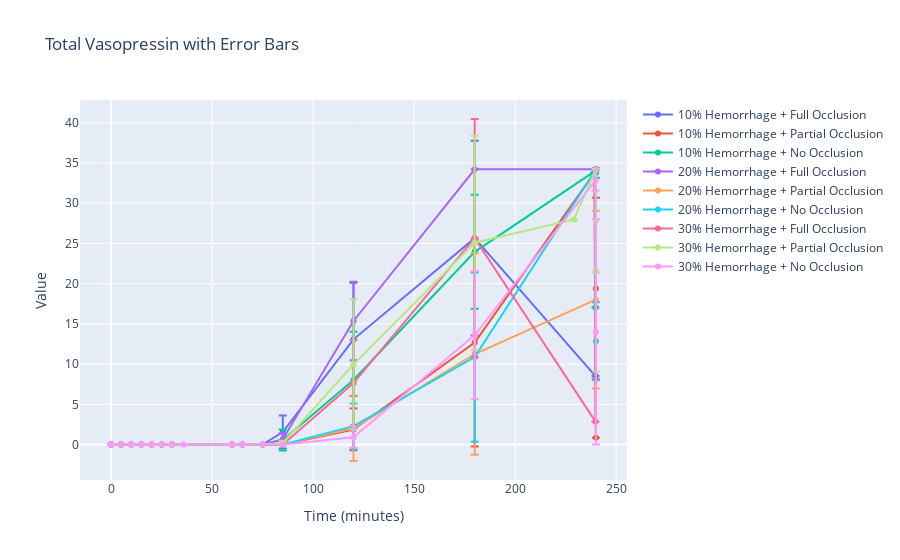
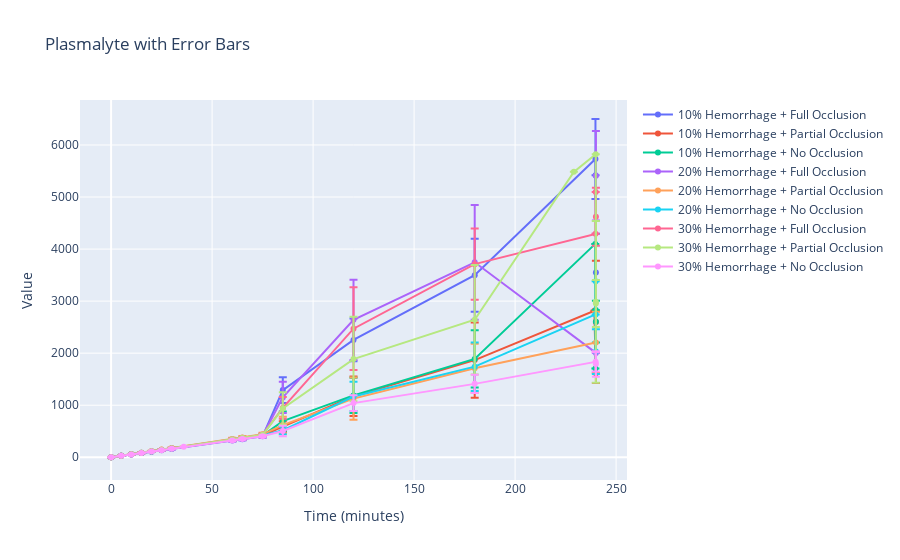
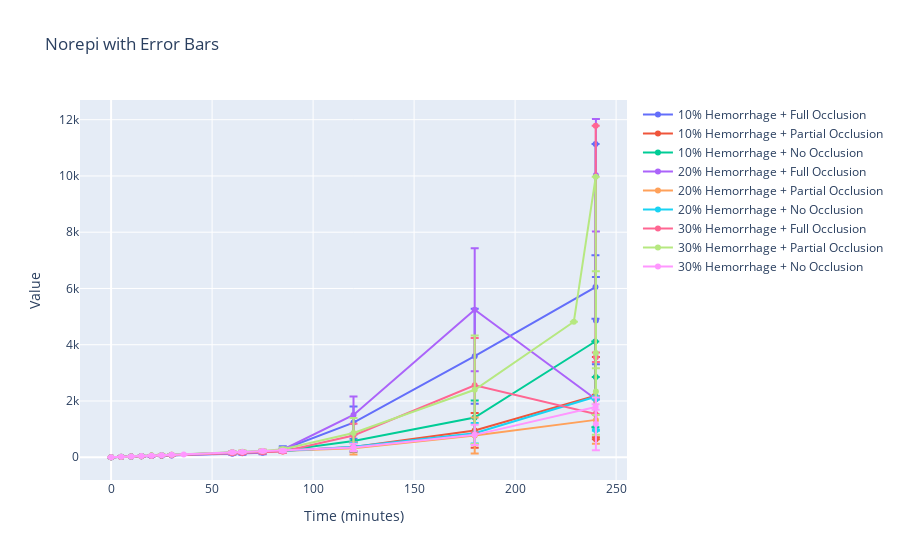

These figures' notebook cell, in order:
### Code cell
import pandas as pd
import plotly.graph_objects as go
import numpy as np

# Read the categorization data from 'Experiment Tracker.xlsx'
df = pd.read_excel('Experiment Tracker.xlsx', sheet_name=['T30 categorization', 'T60 categorization'])

# Categorization at time=30
group_10 = set(df['T30 categorization']['Group_10'].dropna())
group_20 = set(df['T30 categorization']['Group_20'].dropna())
group_30 = set(df['T30 categorization']['Group_30'].dropna())

# Categorization at time=60
full_occlusion = set(df['T60 categorization']['Full_Occlusion'].dropna())
partial_occlusion = set(df['T60 categorization']['Partial_Occlusion'].dropna())
no_occlusion = set(df['T60 categorization']['No_Occlusion'].dropna())

# Find overlapping subjects for each combination at time=60
hemorrhage_10_full_occlusion = group_10.intersection(full_occlusion)
hemorrhage_10_partial_occlusion = group_10.intersection(partial_occlusion)
hemorrhage_10_no_occlusion = group_10.intersection(no_occlusion)

hemorrhage_20_full_occlusion = group_20.intersection(full_occlusion)
hemorrhage_20_partial_occlusion = group_20.intersection(partial_occlusion)
hemorrhage_20_no_occlusion = group_20.intersection(no_occlusion)

hemorrhage_30_full_occlusion = group_30.intersection(full_occlusion)
hemorrhage_30_partial_occlusion = group_30.intersection(partial_occlusion)
hemorrhage_30_no_occlusion = group_30.intersection(no_occlusion)

# Now load the Excel file containing the main data (processed data)
file_path = "Processed_Data_with_Vasopressin.xlsx"
xls = pd.ExcelFile(file_path)

# Filter sheets that start with "ERNE" and not "ERDE"
erne_sheets = [sheet for sheet in xls.sheet_names if sheet.startswith("ERNE")]

# Dictionary to store dynamically generated variables
data_dict = {}

# Loop through the filtered sheets and store them in the dictionary
for sheet in erne_sheets:
    new_sheet_name = sheet.replace("-", "")
    df = xls.parse(sheet)
    required_columns = ["Time", "Total Vasopressin", "Plasmalyte", "Norepi"]
    df = df[required_columns]
    # Remove rows where 'Time' is greater than 240
    df = df[df["Time"] <= 240]
    data_dict[new_sheet_name] = df

# Define a function to manually calculate standard deviation for each group combination
def calculate_mean_and_std(group_data, time_col='Time', value_col='Total Vasopressin'):
    """
    Calculate the mean and standard deviation for a given group.
    """
    group_values = []
    times = []
    
    # Aggregating data for each time point
    for group in group_data:
        if group in data_dict:
            df = data_dict[group]
            group_times = df[time_col].unique()  # Time points
            for time in group_times:
                group_at_time = df[df[time_col] == time]
                group_values.extend(group_at_time[value_col].tolist())
                times.extend([time] * len(group_at_time[value_col]))

    # Calculate mean and standard deviation for each time point
    unique_times = sorted(set(times))
    means = []
    std_devs = []
    
    for time in unique_times:
        values_at_time = [group_values[i] for i, t in enumerate(times) if t == time]
        means.append(np.mean(values_at_time))
        std_devs.append(np.std(values_at_time))  # Standard deviation

    return unique_times, means, std_devs

# Create combined groups (time=60 categorization)
group_combinations = {
    "10% Hemorrhage + Full Occlusion": hemorrhage_10_full_occlusion,
    "10% Hemorrhage + Partial Occlusion": hemorrhage_10_partial_occlusion,
    "10% Hemorrhage + No Occlusion": hemorrhage_10_no_occlusion,
    "20% Hemorrhage + Full Occlusion": hemorrhage_20_full_occlusion,
    "20% Hemorrhage + Partial Occlusion": hemorrhage_20_partial_occlusion,
    "20% Hemorrhage + No Occlusion": hemorrhage_20_no_occlusion,
    "30% Hemorrhage + Full Occlusion": hemorrhage_30_full_occlusion,
    "30% Hemorrhage + Partial Occlusion": hemorrhage_30_partial_occlusion,
    "30% Hemorrhage + No Occlusion": hemorrhage_30_no_occlusion,
}

# Prepare data for plotting (for 'Total Vasopressin')
traces_vasopressin = []
for group_name, group_data in group_combinations.items():
    if group_data:  # Only calculate if there is data
        times, means, std_devs = calculate_mean_and_std(group_data, value_col='Total Vasopressin')
        
        # Add to the plot
        traces_vasopressin.append(go.Scatter(
            x=times, y=means,
            mode='lines+markers',
            name=group_name,
            error_y=dict(type='data', array=std_devs, visible=True),  # Error bars (Standard Deviation)
            line=dict(width=2),
            marker=dict(size=6)
        ))

# Prepare data for plotting (for 'Plasmalyte')
traces_plasmalyte = []
for group_name, group_data in group_combinations.items():
    if group_data:  # Only calculate if there is data
        times, means, std_devs = calculate_mean_and_std(group_data, value_col='Plasmalyte')
        
        # Add to the plot
        traces_plasmalyte.append(go.Scatter(
            x=times, y=means,
            mode='lines+markers',
            name=group_name,
            error_y=dict(type='data', array=std_devs, visible=True),  # Error bars (Standard Deviation)
            line=dict(width=2),
            marker=dict(size=6)
        ))

# Prepare data for plotting (for 'Norepi')
traces_norepi = []
for group_name, group_data in group_combinations.items():
    if group_data:  # Only calculate if there is data
        times, means, std_devs = calculate_mean_and_std(group_data, value_col='Norepi')
        
        # Add to the plot
        traces_norepi.append(go.Scatter(
            x=times, y=means,
            mode='lines+markers',
            name=group_name,
            error_y=dict(type='data', array=std_devs, visible=True),  # Error bars (Standard Deviation)
            line=dict(width=2),
            marker=dict(size=6)
        ))

# Create layout for the graphs
layout = go.Layout(
    title="Pooled Averages of Parameters for Different Group Combinations",
    xaxis=dict(title='Time (minutes)'),
    yaxis=dict(title='Value'),
    showlegend=True
)

# Create the figure for Total Vasopressin
fig_vasopressin = go.Figure(data=traces_vasopressin, layout=layout)
fig_vasopressin.update_layout(title='Total Vasopressin with Error Bars')

# Create the figure for Plasmalyte
fig_plasmalyte = go.Figure(data=traces_plasmalyte, layout=layout)
fig_plasmalyte.update_layout(title='Plasmalyte with Error Bars')

# Create the figure for Norepi
fig_norepi = go.Figure(data=traces_norepi, layout=layout)
fig_norepi.update_layout(title='Norepi with Error Bars')

# Show the figures
fig_vasopressin.show()
fig_plasmalyte.show()
fig_norepi.show()

### Figure 1 — Plotly figure (JSON) as saved in the notebook; plotly's stock layout.template omitted (floating-point values rounded to 4 significant figures)
{"data": [{"error_y": {"array": [0, 0, 0, 0, 0, 0, 0, 0, 0, 0, 2.058, 7.034, 12.09, 0, 0, 0], "type": "data", "visible": true}, "line": {"width": 2}, "marker": {"size": 6}, "mode": "lines+markers", "name": "10% Hemorrhage + Full Occlusion", "type": "scatter", "x": [0, 5, 10, 15, 20, 25, 30, 60, 65, 75, 85, 120, 180, 239.8, 239.8, 240], "y": [0, 0, 0, 0, 0, 0, 0, 0, 0, 0, 1.568, 13.08, 25.65, 8.519, 34.1, 34.2]}, {"error_y": {"array": [0, 0, 0, 0, 0, 0, 0, 0, 0, 0, 0, 2.595, 12.91, 0, 0, 11.27], "type": "data", "visible": true}, "line": {"width": 2}, "marker": {"size": 6}, "mode": "lines+markers", "name": "10% Hemorrhage + Partial Occlusion", "type": "scatter", "x": [0, 5, 10, 15, 20, 25, 30, 60, 65, 75, 85, 120, 180, 239.2, 240.0, 240], "y": [0, 0, 0, 0, 0, 0, 0, 0, 0, 0, 0, 1.883, 12.67, 33.76, 0.8645, 19.39]}, {"error_y": {"array": [0, 0, 0, 0, 0, 0, 0, 0, 0, 0, 1.299, 6.002, 7.076, 0, 0, 0, 0.5867], "type": "data", "visible": true}, "line": {"width": 2}, "marker": {"size": 6}, "mode": "lines+markers", "name": "10% Hemorrhage + No Occlusion", "type": "scatter", "x": [0, 5, 10, 15, 20, 25, 30, 60, 65, 75, 85, 120, 180, 239.7, 239.8, 239.9, 240], "y": [0, 0, 0, 0, 0, 0, 0, 0, 0, 0, 0.5811, 8.027, 23.96, 34.02, 17.03, 34.16, 33.74]}, {"error_y": {"array": [0, 0, 0, 0, 0, 0, 0, 0, 0, 0, 0.7302, 4.874, 7.105e-15, 0, 0], "type": "data", "visible": true}, "line": {"width": 2}, "marker": {"size": 6}, "mode": "lines+markers", "name": "20% Hemorrhage + Full Occlusion", "type": "scatter", "x": [0, 5, 10, 15, 20, 25, 30, 60, 65, 75, 85, 120, 180, 240.0, 240], "y": [0, 0, 0, 0, 0, 0, 0, 0, 0, 0, 0.6785, 15.36, 34.2, 34.19, 34.2]}, {"error_y": {"array": [0, 0, 0, 0, 0, 0, 0, 0, 0, 0, 0, 4.072, 12.52, 11.05], "type": "data", "visible": true}, "line": {"width": 2}, "marker": {"size": 6}, "mode": "lines+markers", "name": "20% Hemorrhage + Partial Occlusion", "type": "scatter", "x": [0, 5, 10, 15, 20, 25, 30, 60, 65, 75, 85, 120, 180, 240], "y": [0, 0, 0, 0, 0, 0, 0, 0, 0, 0, 0, 2.036, 11.26, 18.01]}, {"error_y": {"array": [0, 0, 0, 0, 0, 0, 0, 0, 0, 0, 0, 2.826, 10.51, 0, 0, 4.836], "type": "data", "visible": true}, "line": {"width": 2}, "marker": {"size": 6}, "mode": "lines+markers", "name": "20% Hemorrhage + No Occlusion", "type": "scatter", "x": [0, 5, 10, 15, 20, 25, 30, 60, 65, 75, 85, 120, 180, 239.9, 239.9, 240], "y": [0, 0, 0, 0, 0, 0, 0, 0, 0, 0, 0, 2.294, 10.88, 34.12, 34.13, 12.84]}, {"error_y": {"array": [0, 0, 0, 0, 0, 0, 0, 0, 0, 0, 0, 5.312, 14.81, 0, 0, 0], "type": "data", "visible": true}, "line": {"width": 2}, "marker": {"size": 6}, "mode": "lines+markers", "name": "30% Hemorrhage + Full Occlusion", "type": "scatter", "x": [0, 5, 10, 15, 20, 25, 30, 60, 65, 75, 85, 120, 180, 239.8, 239.9, 240], "y": [0, 0, 0, 0, 0, 0, 0, 0, 0, 0, 0, 7.653, 25.65, 2.852, 34.14, 34.2]}, {"error_y": {"array": [0, 0, 0, 0, 0, 0, 0, 0, 0, 0, 0.2957, 8.091, 13.3, 0, 0, 12.54, 6.41], "type": "data", "visible": true}, "line": {"width": 2}, "marker": {"size": 6}, "mode": "lines+markers", "name": "30% Hemorrhage + Partial Occlusion", "type": "scatter", "x": [0, 5, 10, 15, 20, 25, 30, 60, 65, 75, 85, 120, 180, 229.1, 239.9, 240.0, 240], "y": [0, 0, 0, 0, 0, 0, 0, 0, 0, 0, 0.1987, 9.973, 25.08, 27.98, 34.15, 21.64, 27.79]}, {"error_y": {"array": [0, 0, 0, 0, 0, 0, 0, 0, 0, 0, 0, 0, 1.32, 7.966, 1.264, 14.0], "type": "data", "visible": true}, "line": {"width": 2}, "marker": {"size": 6}, "mode": "lines+markers", "name": "30% Hemorrhage + No Occlusion", "type": "scatter", "x": [0, 5, 10, 15, 20, 25, 30, 35.95, 60, 65, 75, 85, 120, 180, 239.8, 240], "y": [0, 0, 0, 0, 0, 0, 0, 0, 0, 0, 0, 0, 0.9191, 13.61, 32.85, 14.0]}], "layout": {"showlegend": true, "title": {"text": "Total Vasopressin with Error Bars"}, "xaxis": {"title": {"text": "Time (minutes)"}}, "yaxis": {"title": {"text": "Value"}}}}

### Figure 2 — Plotly figure (JSON) as saved in the notebook; plotly's stock layout.template omitted (floating-point values rounded to 4 significant figures)
{"data": [{"error_y": {"array": [0, 1.659, 3.316, 4.974, 6.633, 8.291, 9.95, 19.9, 21.56, 25.63, 245.5, 409.8, 700.6, 769.5, 0, 743.5], "type": "data", "visible": true}, "line": {"width": 2}, "marker": {"size": 6}, "mode": "lines+markers", "name": "10% Hemorrhage + Full Occlusion", "type": "scatter", "x": [0, 5, 10, 15, 20, 25, 30, 60, 65, 75, 85, 120, 180, 239.8, 239.8, 240], "y": [0, 26.71, 53.43, 80.14, 106.9, 133.6, 160.3, 320.6, 347.3, 403.0, 1290.0, 2255.0, 3498.0, 5730.0, 5417.0, 3549.0]}, {"error_y": {"array": [0, 1.734, 3.461, 5.193, 6.927, 8.658, 10.39, 20.78, 22.51, 25.97, 105.0, 379.2, 724.9, 0, 0, 1175.0], "type": "data", "visible": true}, "line": {"width": 2}, "marker": {"size": 6}, "mode": "lines+markers", "name": "10% Hemorrhage + Partial Occlusion", "type": "scatter", "x": [0, 5, 10, 15, 20, 25, 30, 60, 65, 75, 85, 120, 180, 239.2, 240.0, 240], "y": [0, 27.95, 55.89, 83.83, 111.8, 139.7, 167.7, 335.3, 363.3, 419.2, 588.9, 1172.0, 1866.0, 2815.0, 1613.0, 2600.0]}, {"error_y": {"array": [0, 1.109, 2.221, 3.33, 4.44, 5.548, 6.66, 13.78, 14.88, 17.08, 183.1, 338.7, 549.4, 0, 0, 0, 400.6], "type": "data", "visible": true}, "line": {"width": 2}, "marker": {"size": 6}, "mode": "lines+markers", "name": "10% Hemorrhage + No Occlusion", "type": "scatter", "x": [0, 5, 10, 15, 20, 25, 30, 60, 65, 75, 85, 120, 180, 239.7, 239.8, 239.9, 240], "y": [0, 27.68, 55.36, 83.04, 110.7, 138.4, 166.1, 333.1, 360.8, 416.1, 694.4, 1188.0, 1890.0, 4100.0, 1707.0, 2830.0, 2605.0]}, {"error_y": {"array": [0, 2.513, 5.028, 7.539, 10.05, 12.57, 15.08, 30.16, 32.67, 37.7, 300.8, 770.5, 1104.0, 0, 860.2], "type": "data", "visible": true}, "line": {"width": 2}, "marker": {"size": 6}, "mode": "lines+markers", "name": "20% Hemorrhage + Full Occlusion", "type": "scatter", "x": [0, 5, 10, 15, 20, 25, 30, 60, 65, 75, 85, 120, 180, 240.0, 240], "y": [0, 27.59, 55.18, 82.77, 110.4, 138.0, 165.5, 331.1, 358.7, 413.9, 1150.0, 2641.0, 3745.0, 2005.0, 5409.0]}, {"error_y": {"array": [0, 1.922, 3.84, 5.762, 7.685, 9.602, 11.52, 23.05, 24.97, 28.81, 161.5, 406.0, 472.2, 590.0], "type": "data", "visible": true}, "line": {"width": 2}, "marker": {"size": 6}, "mode": "lines+markers", "name": "20% Hemorrhage + Partial Occlusion", "type": "scatter", "x": [0, 5, 10, 15, 20, 25, 30, 60, 65, 75, 85, 120, 180, 240], "y": [0, 29.34, 58.69, 88.03, 117.4, 146.7, 176.1, 352.1, 381.5, 440.2, 617.8, 1127.0, 1710.0, 2205.0]}, {"error_y": {"array": [0, 0.5579, 1.111, 1.669, 2.227, 2.78, 3.34, 6.676, 7.231, 8.342, 70.73, 281.0, 465.4, 0, 0, 431.6], "type": "data", "visible": true}, "line": {"width": 2}, "marker": {"size": 6}, "mode": "lines+markers", "name": "20% Hemorrhage + No Occlusion", "type": "scatter", "x": [0, 5, 10, 15, 20, 25, 30, 60, 65, 75, 85, 120, 180, 239.9, 239.9, 240], "y": [0, 28.15, 56.31, 84.46, 112.6, 140.8, 168.9, 337.8, 366.0, 422.3, 514.9, 1168.0, 1740.0, 2745.0, 3380.0, 2030.0]}, {"error_y": {"array": [0, 1.551, 3.1, 4.651, 6.201, 7.752, 9.297, 18.6, 20.15, 23.25, 208.6, 795.9, 685.4, 0, 0, 555.9], "type": "data", "visible": true}, "line": {"width": 2}, "marker": {"size": 6}, "mode": "lines+markers", "name": "30% Hemorrhage + Full Occlusion", "type": "scatter", "x": [0, 5, 10, 15, 20, 25, 30, 60, 65, 75, 85, 120, 180, 239.8, 239.9, 240], "y": [0, 28.84, 57.67, 86.51, 115.4, 144.2, 173.0, 346.0, 374.9, 432.6, 948.0, 2470.0, 3710.0, 4292.0, 5097.0, 4621.0]}, {"error_y": {"array": [0, 0.7856, 1.573, 2.359, 3.145, 3.93, 4.719, 9.435, 10.22, 11.79, 312.4, 811.5, 1054.0, 0, 0, 1553.0, 451.3], "type": "data", "visible": true}, "line": {"width": 2}, "marker": {"size": 6}, "mode": "lines+markers", "name": "30% Hemorrhage + Partial Occlusion", "type": "scatter", "x": [0, 5, 10, 15, 20, 25, 30, 60, 65, 75, 85, 120, 180, 229.1, 239.9, 240.0, 240], "y": [0, 28.79, 57.57, 86.36, 115.1, 143.9, 172.7, 345.4, 374.2, 431.8, 938.7, 1886.0, 2642.0, 5484.0, 5822.0, 2986.0, 2953.0]}, {"error_y": {"array": [0, 1.245, 2.489, 3.733, 4.978, 6.224, 7.473, 0, 14.09, 15.26, 17.61, 99.56, 151.4, 174.1, 183.1, 243.7], "type": "data", "visible": true}, "line": {"width": 2}, "marker": {"size": 6}, "mode": "lines+markers", "name": "30% Hemorrhage + No Occlusion", "type": "scatter", "x": [0, 5, 10, 15, 20, 25, 30, 35.95, 60, 65, 75, 85, 120, 180, 239.8, 240], "y": [0, 27.27, 54.53, 81.79, 109.1, 136.3, 163.6, 200.2, 323.1, 350.1, 403.9, 504.5, 1040.0, 1410.0, 1833.0, 1792.0]}], "layout": {"showlegend": true, "title": {"text": "Plasmalyte with Error Bars"}, "xaxis": {"title": {"text": "Time (minutes)"}}, "yaxis": {"title": {"text": "Value"}}}}

### Figure 3 — Plotly figure (JSON) as saved in the notebook; plotly's stock layout.template omitted (floating-point values rounded to 4 significant figures)
{"data": [{"error_y": {"array": [0.02034, 3.511, 6.999, 10.49, 13.99, 17.49, 20.98, 41.97, 45.44, 52.43, 110.1, 576.9, 1688.0, 1128.0, 0, 1549.0], "type": "data", "visible": true}, "line": {"width": 2}, "marker": {"size": 6}, "mode": "lines+markers", "name": "10% Hemorrhage + Full Occlusion", "type": "scatter", "x": [0, 5, 10, 15, 20, 25, 30, 60, 65, 75, 85, 120, 180, 239.8, 239.8, 240], "y": [0.01833, 10.67, 21.29, 31.9, 42.5, 53.11, 63.71, 127.4, 138.0, 159.2, 278.1, 1231.0, 3591.0, 6050.0, 11130.0, 4859.0]}, {"error_y": {"array": [0.024, 3.092, 6.194, 9.27, 12.36, 15.44, 18.51, 37.14, 40.21, 46.43, 59.05, 170.7, 619.0, 0, 0, 1424.0], "type": "data", "visible": true}, "line": {"width": 2}, "marker": {"size": 6}, "mode": "lines+markers", "name": "10% Hemorrhage + Partial Occlusion", "type": "scatter", "x": [0, 5, 10, 15, 20, 25, 30, 60, 65, 75, 85, 120, 180, 239.2, 240.0, 240], "y": [0.012, 14.53, 29.07, 43.6, 58.1, 72.6, 87.09, 174.1, 188.6, 217.5, 235.0, 365.3, 953.0, 2172.0, 638.2, 2140.0]}, {"error_y": {"array": [0.01863, 1.774, 3.556, 5.372, 7.148, 8.929, 10.71, 21.37, 23.14, 26.66, 46.05, 231.7, 603.2, 0, 0, 0, 54.34], "type": "data", "visible": true}, "line": {"width": 2}, "marker": {"size": 6}, "mode": "lines+markers", "name": "10% Hemorrhage + No Occlusion", "type": "scatter", "x": [0, 5, 10, 15, 20, 25, 30, 60, 65, 75, 85, 120, 180, 239.7, 239.8, 239.9, 240], "y": [0.008333, 12.79, 25.53, 38.27, 50.99, 63.7, 76.42, 152.7, 165.5, 191.0, 242.8, 579.1, 1411.0, 4114.0, 1067.0, 2854.0, 2113.0]}, {"error_y": {"array": [0.02236, 2.88, 5.748, 8.613, 11.48, 14.35, 17.22, 34.43, 37.27, 43.01, 70.96, 658.4, 2185.0, 0, 1999.0], "type": "data", "visible": true}, "line": {"width": 2}, "marker": {"size": 6}, "mode": "lines+markers", "name": "20% Hemorrhage + Full Occlusion", "type": "scatter", "x": [0, 5, 10, 15, 20, 25, 30, 60, 65, 75, 85, 120, 180, 240.0, 240], "y": [0.03, 11.8, 23.55, 35.3, 47.04, 58.79, 70.54, 141.0, 152.8, 176.3, 268.2, 1504.0, 5243.0, 2063.0, 10030.0]}, {"error_y": {"array": [0.016, 2.631, 5.245, 7.87, 10.49, 13.12, 15.74, 31.46, 34.08, 39.34, 50.78, 220.4, 639.8, 846.2], "type": "data", "visible": true}, "line": {"width": 2}, "marker": {"size": 6}, "mode": "lines+markers", "name": "20% Hemorrhage + Partial Occlusion", "type": "scatter", "x": [0, 5, 10, 15, 20, 25, 30, 60, 65, 75, 85, 120, 180, 240], "y": [0.008, 12.98, 25.92, 38.85, 51.78, 64.71, 77.64, 155.1, 168.0, 193.8, 205.9, 319.9, 774.6, 1328.0]}, {"error_y": {"array": [0.02332, 2.938, 5.821, 8.703, 11.59, 14.47, 17.35, 34.65, 37.53, 43.29, 52.98, 158.6, 366.2, 0, 0, 18.2], "type": "data", "visible": true}, "line": {"width": 2}, "marker": {"size": 6}, "mode": "lines+markers", "name": "20% Hemorrhage + No Occlusion", "type": "scatter", "x": [0, 5, 10, 15, 20, 25, 30, 60, 65, 75, 85, 120, 180, 239.9, 239.9, 240], "y": [0.026, 13.61, 27.15, 40.7, 54.24, 67.79, 81.33, 162.6, 176.2, 203.2, 219.7, 369.4, 851.6, 2153.0, 2062.0, 959.8]}, {"error_y": {"array": [0.015, 3.164, 6.319, 9.488, 12.63, 15.77, 18.92, 37.76, 40.96, 47.2, 53.82, 412.4, 1680.0, 0, 0, 169.6], "type": "data", "visible": true}, "line": {"width": 2}, "marker": {"size": 6}, "mode": "lines+markers", "name": "30% Hemorrhage + Full Occlusion", "type": "scatter", "x": [0, 5, 10, 15, 20, 25, 30, 60, 65, 75, 85, 120, 180, 239.8, 239.9, 240], "y": [0.015, 11.8, 23.57, 35.31, 47.04, 58.76, 70.49, 140.9, 152.7, 176.1, 203.3, 776.0, 2561.0, 1536.0, 11780.0, 3558.0]}, {"error_y": {"array": [0.0256, 3.066, 6.093, 9.12, 12.15, 15.17, 18.2, 36.37, 39.39, 45.47, 62.62, 533.1, 1925.0, 0, 0, 2908.0, 830.8], "type": "data", "visible": true}, "line": {"width": 2}, "marker": {"size": 6}, "mode": "lines+markers", "name": "30% Hemorrhage + Partial Occlusion", "type": "scatter", "x": [0, 5, 10, 15, 20, 25, 30, 60, 65, 75, 85, 120, 180, 229.1, 239.9, 240.0, 240], "y": [0.03333, 14.92, 29.79, 44.65, 59.52, 74.38, 89.24, 178.4, 193.3, 223.0, 285.0, 863.4, 2400.0, 4818.0, 9968.0, 3707.0, 2334.0]}, {"error_y": {"array": [0.024, 2.373, 4.926, 7.549, 10.09, 12.63, 15.16, 0, 33.04, 35.81, 41.34, 50.95, 132.3, 359.5, 100.6, 938.6], "type": "data", "visible": true}, "line": {"width": 2}, "marker": {"size": 6}, "mode": "lines+markers", "name": "30% Hemorrhage + No Occlusion", "type": "scatter", "x": [0, 5, 10, 15, 20, 25, 30, 35.95, 60, 65, 75, 85, 120, 180, 239.8, 240], "y": [0.028, 14.28, 28.6, 42.96, 57.27, 71.57, 85.87, 94.23, 175.4, 190.0, 219.1, 228.9, 350.5, 796.0, 1785.0, 1183.0]}], "layout": {"showlegend": true, "title": {"text": "Norepi with Error Bars"}, "xaxis": {"title": {"text": "Time (minutes)"}}, "yaxis": {"title": {"text": "Value"}}}}
